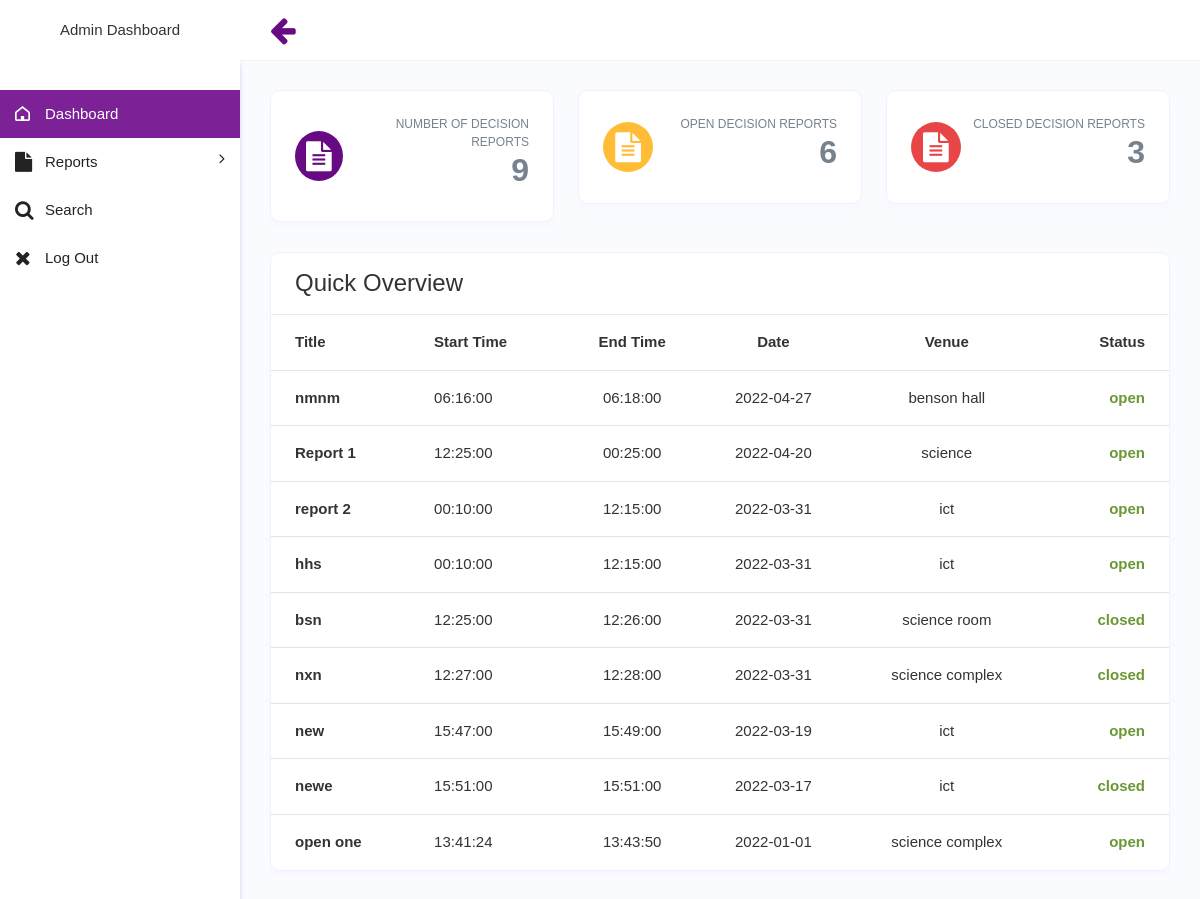
/dashboard (signed in), run on the app's committed database.
### tables this page shows
CREATE TABLE IF NOT EXISTS `decisions` (
  `id` int(11) NOT NULL AUTO_INCREMENT,
  `title` varchar(100) NOT NULL,
  `minute` varchar(400) NOT NULL,
  `keyarea` varchar(100) NOT NULL,
  `starttime` time NOT NULL,
  `endtime` time NOT NULL,
  `date` date NOT NULL,
  `status` varchar(20) NOT NULL,
  `members` varchar(400) NOT NULL,
  `venue` varchar(50) NOT NULL,
  PRIMARY KEY (`id`)
);

### dashboard/index.php (the view, shortened to what this page needs)
<?php
include 'connect.php';
?>
<?php
$conn = mysqli_connect ("localhost","root","","motun") or die(mysqli_error());
$query4 = "SELECT COUNT(id) AS count FROM `decisions` ";
$query_result4 = mysqli_query($conn, $query4);
while($row4 = mysqli_fetch_assoc($query_result4)){
  $output4 = $row4['count'];
}
?>
<?php
$conn = mysqli_connect ("localhost","root","","motun") or die(mysqli_error());
$query3 = "SELECT COUNT(*) AS count FROM `decisions` WHERE `status` ='open'";
$query_result3 = mysqli_query($conn, $query3);
while($row3 = mysqli_fetch_assoc($query_result3)){
  $output3 = $row3['count'];
}
?>
<?php
$conn = mysqli_connect ("localhost","root","","motun") or die(mysqli_error());
$query2 = "SELECT COUNT(*) AS count FROM `decisions` WHERE `status` ='closed'";
$query_result2 = mysqli_query($conn, $query2);
while($row2 = mysqli_fetch_assoc($query_result2)){
  $output2 = $row2['count'];
}
?>
<!DOCTYPE html>
<html lang="en">
<head>
<link rel="stylesheet" href="assets/css/bootstrap.min.css">
<link rel="stylesheet" href="assets/css/font-awesome.min.css">
<link rel="stylesheet" href="assets/css/feathericon.min.css">
<link rel="stylesheet" href="assets/plugins/morris/morris.css">
<link rel="stylesheet" href="assets/css/style.css">
</head>
<body>
<div class="main-wrapper">
<div class="header">
<div class="header-left">
<p class="logo">Admin Dashboard</p>
</div>
<a href="javascript:void(0);" id="toggle_btn">
<i class="fa fa-arrow-left"></i>
</a>
</div>
<div class="sidebar" id="sidebar">
<div class="sidebar-inner slimscroll">
<div id="sidebar-menu" class="sidebar-menu">
<ul>
<li class="menu-title">
</li>
<li class="active">
<a href="index.php"><i class="fe fe-home"></i> <span>Dashboard</span></a>
</li>
<li class="submenu">
<a href="#"><i class="fa fa-file"></i> <span>Reports</span> <span class="menu-arrow"></span></a>
</li>
<li>
<a href="search.php"><i class="fa fa-search"></i> <span>Search</span></a>
</li>
<li>
<a href="http://localhost/motun/logout/index.php"><i class="fa fa-close"></i> <span>Log Out</span></a>
</li>
</ul>
</div>
</div>
</div>
<div class="page-wrapper">
<div class="content container-fluid">
<div class="row">
<div class="col-xl-4 col-sm-4 col-12">
<div class="card">
<div class="card-body">
<div class="dash-widget-header">
<span class="dash-widget-icon bg-primary">
<i class="fa fa-file-text"></i>
</span>
<div class="dash-count">
<a href="#" class="count-title">Number Of Decision Reports</a>
<h1 class="count"><?php echo $output4; ?></h1>
</div>
</div>
</div>
</div>
</div>
<div class="col-xl-4 col-sm-4 col-12">
<div class="card">
<div class="card-body">
<div class="dash-widget-header">
<span class="dash-widget-icon bg-warning">
<i class="fa fa-file-text"></i>
</span>
<div class="dash-count">
<a href="#" class="count-title">Open Decision Reports</a>
<h1 class="count"><?php echo $output3; ?></h1>
</div>
</div>
</div>
</div>
</div>
<div class="col-xl-4 col-sm-4 col-12">
<div class="card">
<div class="card-body">
<div class="dash-widget-header">
<span class="dash-widget-icon bg-danger">
<i class="fa fa-file-text"></i>
</span>
<div class="dash-count">
<a href="#" class="count-title">Closed Decision Reports</a>
<h1 class="count"><?php echo $output2; ?></h1>
</div>
</div>
</div>
</div>
</div>
</div>
<div class="row">
<div class="col-md-12 d-flex">
<div class="card card-table flex-fill">
<div class="card-header">
<h4 class="card-title float-start">Quick Overview</h4>
</div>
<div class="card-body">
<div class="table-responsive no-radius">
<table class="table table-hover table-center">
<thead>
<tr>
<th>Title</th>
<th>Start Time</th>
<th class="text-center">End Time</th>
<th class="text-center">Date</th>
<th class="text-center">Venue</th>
<th class="text-end">Status</th>
</tr>
</thead>
<tbody>
<?php
         $sql = "select * from `decisions` ORDER BY `date` DESC";
         $result = mysqli_query($con, $sql);
         if($result){
          while($row = mysqli_fetch_assoc($result)){
            $title =$row['title'];
			$starttime = $row['starttime'];
            $endtime =$row['endtime'];
            $date =$row['date'];
            $venue =$row['venue'];
            $status =$row['status'];
            echo '
<tr>
<td class="text-nowrap">
<div class="font-weight-600">'.$title.'</div>
</td>
<td class="text-nowrap">'.$starttime.'</td>
<td class="text-center">'.$endtime.'</td>
<td class="text-center">'.$date.'</td>
<td class="text-center">'.$venue.'</td>
<td class="text-end">
<div class="font-weight-600 text-success">'.$status.'</div>
</td>
</tr>';
}
}
?>
</tbody>
</table>
</div>
</div>
</div>
</div>
</div>
</div>
</div>
</div>
</body>
</html>

### data on the page
decisions: title "nmnm", starttime "06:16:00", endtime "06:18:00", date "2022-04-27", venue "benson hall", status "open"
decisions: title "Report 1", starttime "12:25:00", endtime "00:25:00", date "2022-04-20", venue "science", status "open"
decisions: title "report 2", starttime "00:10:00", endtime "12:15:00", date "2022-03-31", venue "ict", status "open"
decisions: title "hhs", starttime "00:10:00", endtime "12:15:00", date "2022-03-31", venue "ict", status "open"
decisions: title "bsn", starttime "12:25:00", endtime "12:26:00", date "2022-03-31", venue "science room", status "closed"
decisions: title "nxn", starttime "12:27:00", endtime "12:28:00", date "2022-03-31", venue "science complex", status "closed"
decisions: title "new", starttime "15:47:00", endtime "15:49:00", date "2022-03-19", venue "ict", status "open"
decisions: title "newe", starttime "15:51:00", endtime "15:51:00", date "2022-03-17", venue "ict", status "closed"
decisions: title "open one", starttime "13:41:24", endtime "13:43:50", date "2022-01-01", venue "science complex", status "open"

### other printed values
$output4 "9"
$output3 "6"
$output2 "3"
